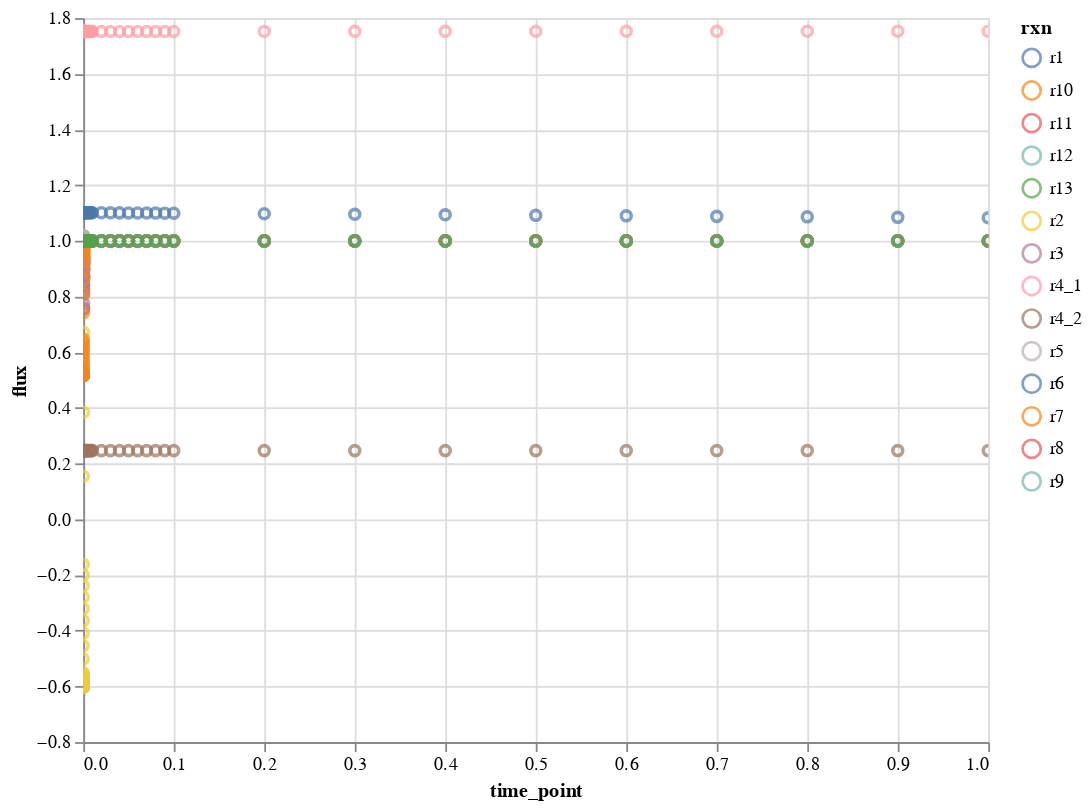

The notebook cell this image was saved under:
### Code cell
plot_model_interactive(flux, flux_interp, model_i=2, quant_type='flux',
                       selected_data=rxn_names, x_scale='linear',
                       y_scale='linear', x_lim=[0,1], y_lim=None)

### Figure 1 — Vega-Lite specification as saved in the notebook (floating-point values rounded to 4 significant figures; data arrays with more than 128 entries replaced by an {"elided": "..."} marker saying what was removed)
{"config": {"view": {"continuousWidth": 400, "continuousHeight": 300}}, "data": {"name": "data-46432186d9561478ecf9cc51003abbb5"}, "mark": "point", "encoding": {"color": {"type": "nominal", "field": "rxn"}, "tooltip": [{"type": "nominal", "field": "rxn"}, {"type": "quantitative", "field": "flux"}], "x": {"type": "quantitative", "field": "time_point", "scale": {"domain": [0, 1], "type": "linear"}}, "y": {"type": "quantitative", "field": "flux", "scale": {"type": "linear"}}}, "height": 400, "selection": {"selector002": {"type": "interval", "bind": "scales", "encodings": ["x", "y"]}}, "width": 500, "$schema": "https://vega.github.io/schema/vega-lite/v4.8.1.json", "datasets": {"data-46432186d9561478ecf9cc51003abbb5": {"elided": "1162 records"}}}
